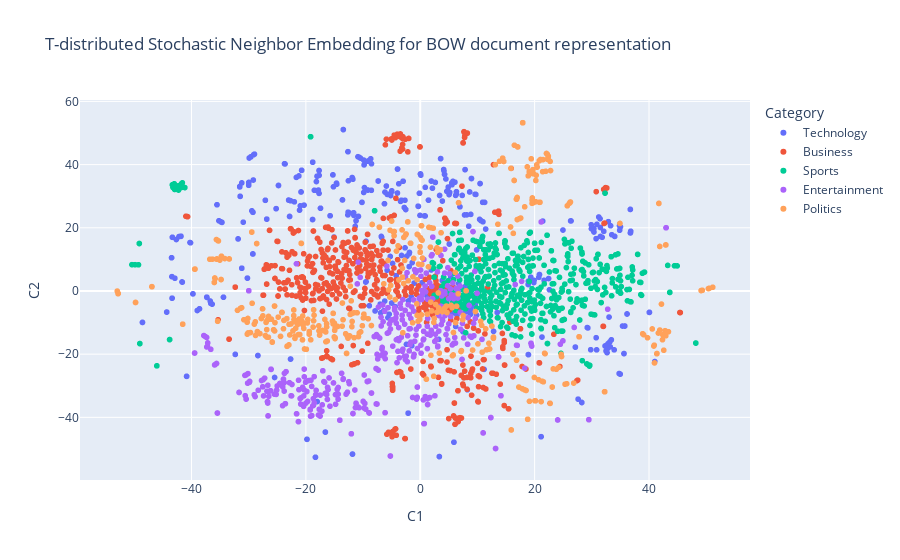

Notebook source saved alongside this figure:
### Code cell
# scatter plot of t-sne for the BOW representation
title = "T-distributed Stochastic Neighbor Embedding for BOW document representation"
fig = px.scatter(tsne_bow_features_df, 
                 x="C1", 
                 y="C2", 
                 hover_data=['Article_100'], 
                 title=title,
                 color="Category")  
fig.show()

### Figure 1 — Plotly figure (JSON) as saved in the notebook; plotly's stock layout.template omitted (floating-point values rounded to 4 significant figures; data arrays with more than 128 entries replaced by an {"elided": "..."} marker saying what was removed)
{"data": [{"customdata": {"elided": "401x1 str values"}, "hovertemplate": "Category=Technology<br>C1=%{x}<br>C2=%{y}<br>Article_100=%{customdata[0]}<extra></extra>", "legendgroup": "Technology", "marker": {"color": "#636efa", "symbol": "circle"}, "mode": "markers", "name": "Technology", "showlegend": true, "type": "scattergl", "x": {"elided": "401 float values"}, "xaxis": "x", "y": {"elided": "401 float values"}, "yaxis": "y"}, {"customdata": {"elided": "510x1 str values"}, "hovertemplate": "Category=Business<br>C1=%{x}<br>C2=%{y}<br>Article_100=%{customdata[0]}<extra></extra>", "legendgroup": "Business", "marker": {"color": "#EF553B", "symbol": "circle"}, "mode": "markers", "name": "Business", "showlegend": true, "type": "scattergl", "x": {"elided": "510 float values"}, "xaxis": "x", "y": {"elided": "510 float values"}, "yaxis": "y"}, {"customdata": {"elided": "511x1 str values"}, "hovertemplate": "Category=Sports<br>C1=%{x}<br>C2=%{y}<br>Article_100=%{customdata[0]}<extra></extra>", "legendgroup": "Sports", "marker": {"color": "#00cc96", "symbol": "circle"}, "mode": "markers", "name": "Sports", "showlegend": true, "type": "scattergl", "x": {"elided": "511 float values"}, "xaxis": "x", "y": {"elided": "511 float values"}, "yaxis": "y"}, {"customdata": {"elided": "386x1 str values"}, "hovertemplate": "Category=Entertainment<br>C1=%{x}<br>C2=%{y}<br>Article_100=%{customdata[0]}<extra></extra>", "legendgroup": "Entertainment", "marker": {"color": "#ab63fa", "symbol": "circle"}, "mode": "markers", "name": "Entertainment", "showlegend": true, "type": "scattergl", "x": {"elided": "386 float values"}, "xaxis": "x", "y": {"elided": "386 float values"}, "yaxis": "y"}, {"customdata": {"elided": "417x1 str values"}, "hovertemplate": "Category=Politics<br>C1=%{x}<br>C2=%{y}<br>Article_100=%{customdata[0]}<extra></extra>", "legendgroup": "Politics", "marker": {"color": "#FFA15A", "symbol": "circle"}, "mode": "markers", "name": "Politics", "showlegend": true, "type": "scattergl", "x": {"elided": "417 float values"}, "xaxis": "x", "y": {"elided": "417 float values"}, "yaxis": "y"}], "layout": {"legend": {"title": {"text": "Category"}, "tracegroupgap": 0}, "title": {"text": "T-distributed Stochastic Neighbor Embedding for BOW document representation"}, "xaxis": {"anchor": "y", "domain": [0, 1], "title": {"text": "C1"}}, "yaxis": {"anchor": "x", "domain": [0, 1], "title": {"text": "C2"}}}}
